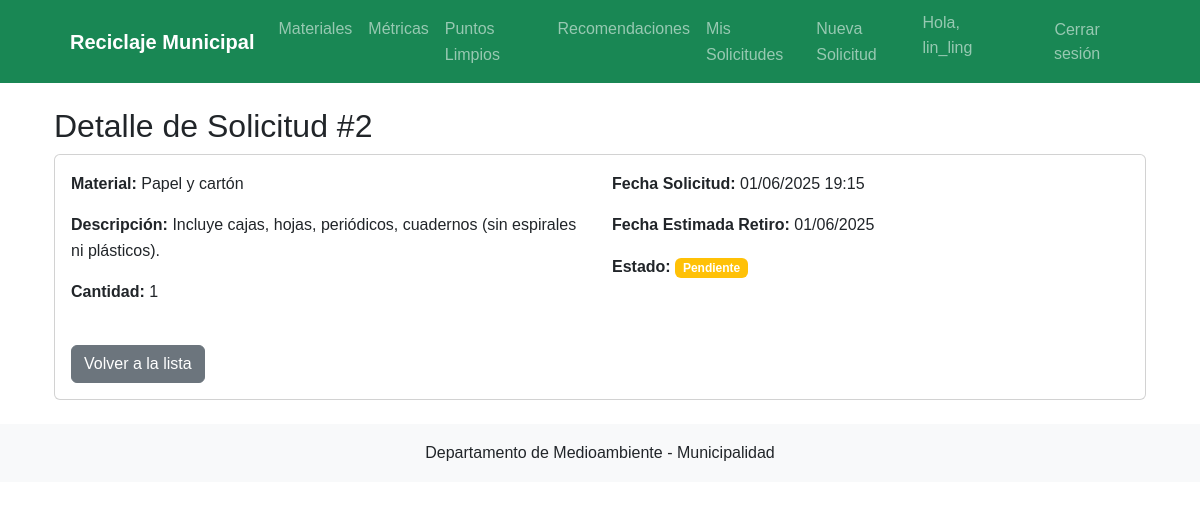
Page /solicitudes/2/ (signed in) on the committed database.
### gestion_reciclaje/models.py (models this page shows, shortened)
class SolicitudRetiro(models.Model):
    ESTADOS = [
        ('PEN', 'Pendiente'),
        ('RUT', 'En ruta'),
        ('COM', 'Completada'),
        ('CAN', 'Cancelada'),
    ]
    ciudadano = models.ForeignKey(Ciudadano, on_delete=models.CASCADE, verbose_name="Ciudadano solicitante")
    material = models.ForeignKey(Material, on_delete=models.PROTECT, verbose_name="Material a retirar")
    cantidad = models.PositiveIntegerField(
        validators=[MinValueValidator(1)],
        verbose_name="Cantidad estimada"
    )
    fecha_solicitud = models.DateTimeField(auto_now_add=True, verbose_name="Fecha de solicitud")
    fecha_estimada = models.DateField(verbose_name="Fecha estimada de retiro")
    estado = models.CharField(
        max_length=3,
        choices=ESTADOS,
        default='PEN',
        verbose_name="Estado actual"
    )
    operario = models.ForeignKey(
        Operario,  # Cambiado de User a Operario (consistencia con tu modelo)
        on_delete=models.SET_NULL,
        null=True,
        blank=True,
        verbose_name="Operario asignado"
    )
    comentarios = models.TextField(blank=True, verbose_name="Observaciones")
    class Meta:
        verbose_name = "Solicitud de retiro"
        verbose_name_plural = "Solicitudes de retiro"
        ordering = ['-fecha_solicitud']
        permissions = [
            ("can_assign_request", "Puede asignar solicitudes a operarios"),
        ]

class Material(models.Model):
    codigo = models.CharField(max_length=4, primary_key=True, verbose_name="Código")
    nombre = models.CharField(max_length=50, verbose_name="Nombre del material")
    descripcion = models.TextField(verbose_name="Descripción")
    class Meta:
        verbose_name = "Material"
        verbose_name_plural = "Materiales"
        ordering = ['nombre']

### gestion_reciclaje/views.py (the view)
# urls.py: path('solicitudes/<int:pk>/', views.detalle_solicitud, name='detalle_solicitud'),
@login_required
def detalle_solicitud(request, pk):
    solicitud = get_object_or_404(SolicitudRetiro, pk=pk)
    if not (request.user.is_staff or
            (hasattr(request.user, 'operario') and solicitud.operario == request.user.operario) or
            (hasattr(request.user, 'ciudadano') and solicitud.ciudadano == request.user.ciudadano)):
        return HttpResponseForbidden("No tienes permiso para ver esta solicitud")
    return render(request, 'gestion_reciclaje/detalle_solicitud.html', {'solicitud': solicitud})

### gestion_reciclaje/templates/gestion_reciclaje/detalle_solicitud.html (shortened to what this page needs)
{% extends 'gestion_reciclaje/base.html' %}
{% block content %}
<div class="container">
    <h2>Detalle de Solicitud #{{ solicitud.id }}</h2>
    <div class="card">
        <div class="card-body">
            <div class="row">
                <div class="col-md-6">
                    <p><strong>Material:</strong> {{ solicitud.material.nombre }}</p>
                    <p><strong>Descripción:</strong> {{ solicitud.material.descripcion }}</p>
                    <p><strong>Cantidad:</strong> {{ solicitud.cantidad }}</p>
                </div>
                <div class="col-md-6">
                    <p><strong>Fecha Solicitud:</strong> {{ solicitud.fecha_solicitud|date:"d/m/Y H:i" }}</p>
                    <p><strong>Fecha Estimada Retiro:</strong> {{ solicitud.fecha_estimada|date:"d/m/Y" }}</p>
                    <p><strong>Estado:</strong>
                        <span class="badge
                            {% if solicitud.estado == 'PEN' %}bg-warning
                            {% elif solicitud.estado == 'RUT' %}bg-info
                            {% else %}bg-success{% endif %}">
                            {{ solicitud.get_estado_display }}
                        </span>
                    </p>
                </div>
            </div>
            <div class="mt-4">
                <a href="{% url 'solicitudes' %}" class="btn btn-secondary">Volver a la lista</a>
            </div>
        </div>
    </div>
</div>
{% endblock %}

### gestion_reciclaje/templates/gestion_reciclaje/base.html (shortened to what this page needs)
{% load static %}
<!DOCTYPE html>
<html lang="es">
<head>
    <link href="https://cdn.jsdelivr.net/npm/bootstrap@5.3.0/dist/css/bootstrap.min.css" rel="stylesheet">
    <link rel="stylesheet" href="{% static 'css/styles.css' %}">
</head>
<body>
    <header class="bg-success text-white">
        <div class="container">
            <nav class="navbar navbar-expand-lg navbar-dark">
                <div class="container-fluid">
                    <a class="navbar-brand" href="{% url 'index' %}">Reciclaje Municipal</a>
                    <div class="collapse navbar-collapse" id="navbarNav">
                        <ul class="navbar-nav me-auto">
                            <li class="nav-item">
                                <a class="nav-link" href="{% url 'materiales' %}">Materiales</a>
                            </li>
                            <li class="nav-item">
                                <a class="nav-link" href="{% url 'metricas' %}">Métricas</a>
                            </li>
                            <li class="nav-item">
                                <a class="nav-link" href="{% url 'puntos_limpios' %}">Puntos Limpios</a>
                            </li>
                            <li class="nav-item">
                                <a class="nav-link" href="{% url 'recomendaciones' %}">Recomendaciones</a>
                            </li>
                            {% if user.is_authenticated %}
                                <li class="nav-item">
                                    <a class="nav-link" href="{% url 'solicitudes' %}">Mis Solicitudes</a>
                                </li>
                                {% if user.ciudadano %}
                                <li class="nav-item">
                                    <a class="nav-link" href="{% url 'nueva_solicitud' %}">Nueva Solicitud</a>
                                </li>
                                {% endif %}
                            {% endif %}
                        </ul>
                        <ul class="navbar-nav">
                            {% if user.is_authenticated %}
                                <li class="nav-item">
                                    <span class="navbar-text me-3">Hola, {{ user.username }}</span>
                                </li>
                                <li class="nav-item">
                                    <form action="{% url 'logout' %}" method="post">
                                        <button type="submit" class="btn btn-link nav-link">Cerrar sesión</button>
                                    </form>
                                </li>
                            {% endif %}
                        </ul>
                    </div>
                </div>
            </nav>
        </div>
    </header>
    <main class="container my-4">
        {% block content %}{% endblock %}
    </main>
    <footer class="bg-light py-3 mt-4">
        <div class="container text-center">
            <p class="mb-0">Departamento de Medioambiente - Municipalidad</p>
        </div>
    </footer>
</body>
</html>

### gestion_reciclaje/static/css/styles.css (style rules this page uses)
body { font-family: 'Arial', sans-serif; line-height: 1.6; }
.navbar { padding: 0.5rem 1rem; }
.navbar-brand { font-weight: 600; }

### rows in the picture
SolicitudRetiro: id "2", material.nombre "Papel y cartón", material.descripcion "Incluye cajas, hojas, periódicos, cuadernos (sin espirales ni plásticos).", cantidad "1", fecha_solicitud "01/06/2025 19:15", fecha_estimada "01/06/2025", estado "Pendiente"

### other values in the picture
{{ user.username }} "lin_ling"
